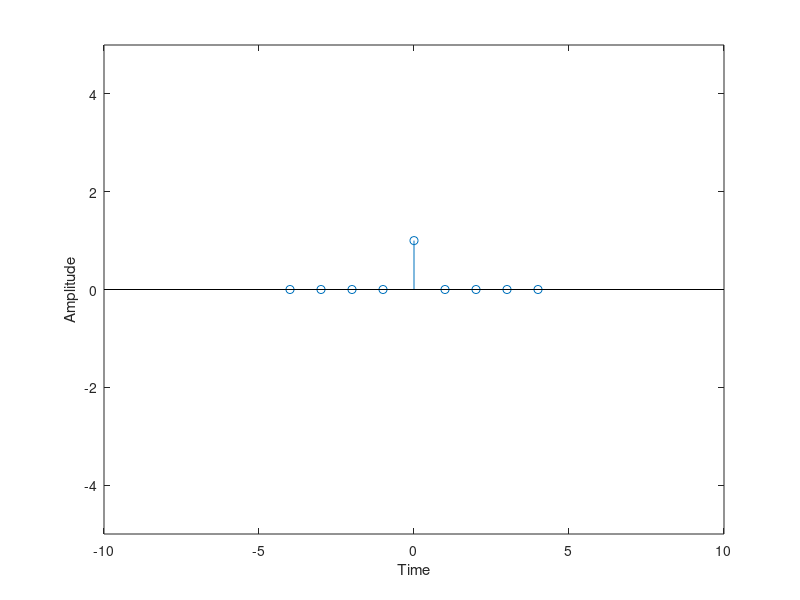

Recreate this plot in MATLAB.
% to plot the Delta function using a shortcut
n = -4:4;
delta_n = n==0;
stem(n,delta_n);
xlabel('Time');
ylabel('Amplitude');
axis([-10 10 -5 5]);
